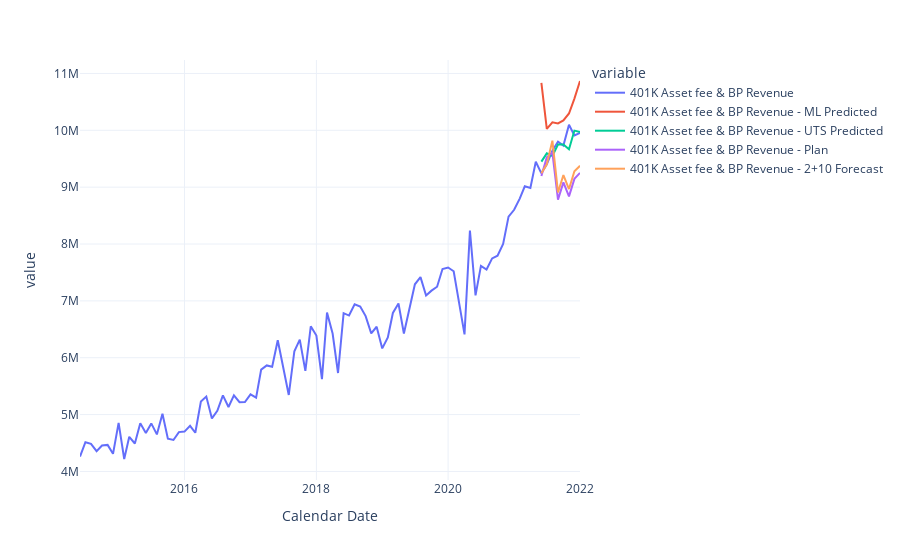

The notebook cell this image was saved under:
### Code cell
# create the future predictions dataframe
if has_actuals:
    act_df = all_df[all_df['Calendar Date'].astype(int) >= int(pred_start_dt)]
    act_df = act_df[keeps]
    act_df['Calendar Date'] = pd.to_datetime(act_df['Calendar Date'])
    pred_df = run_auto_arima(comb_df, feature_cols, pred_start_dt, forecast_window)
    final_best = finalize_model(best)
    #future_dates = pd.date_range(start = pred_start_dt, end = pred_end_dt, freq = 'MS')
    pred_df = predict_model(final_best, data=pred_df)
    #pred_df = pred_df[['Calendar Date', 'Label']]
    pred_df.rename(columns={'Label':ml_col}, inplace=True)
    concat_df = pd.merge(pred_df,act_df, on='Calendar Date', how='inner')
    
    # get plan data
    plan_df = dl.get_plan_data(pred_start_dt, pred_end_dt)
    plan_df = plan_df[['Calendar Date', target_col]]
    plan_df.rename(columns={target_col:plan_col}, inplace=True)
    plan_df['Calendar Date'] = pd.to_datetime(plan_df['Calendar Date'])
    concat_df = pd.merge(concat_df,plan_df, on='Calendar Date', how='inner')
    
    # get forecast data
    fcst_df = dl.get_forecast_data(pred_start_dt, pred_end_dt, forecast_type)
    fcst_df = fcst_df[['Calendar Date', target_col]]
    fcst_df.rename(columns={target_col:fcst_col}, inplace=True)
    fcst_df['Calendar Date'] = pd.to_datetime(fcst_df['Calendar Date'])
    concat_df = pd.merge(concat_df,fcst_df, on='Calendar Date', how='inner')

    # run UTS 
    uts_df = comb_df[['Calendar Date', target_col]]
    uts_df = run_auto_arima(uts_df, [target_col], pred_start_dt, forecast_window)
    uts_df.rename(columns={target_col:uts_col}, inplace=True)
    concat_df = pd.merge(concat_df,uts_df, on='Calendar Date', how='inner')
    
    # combine all data together
    concat_df = pd.concat([comb_df,concat_df], axis=0)
    
    # show plot
    fig = px.line(concat_df, x='Calendar Date', y=[target_col, ml_col, uts_col, plan_col, fcst_col], template='plotly_white')
    fig.show()
    
    # compute mape_df
    mape_df = concat_df[['Calendar Date', target_col, ml_col, uts_col, plan_col, fcst_col]]
    mape_df = mape_df[mape_df['Calendar Date'] >= datetime.strptime(pred_start_dt, '%Y%m%d')]
    mape_df = compute_apes_and_mapes(mape_df, 'Calendar Date', target_col, fcst_cols)
    mape_df.rename(index={True:'MAPE'}, inplace=True)
    #print(mape_df)
    data_dir = './'
    data_file = 'mapes.xlsx'
    mape_df.to_excel(data_dir+data_file, sheet_name=target_col[0:31])
